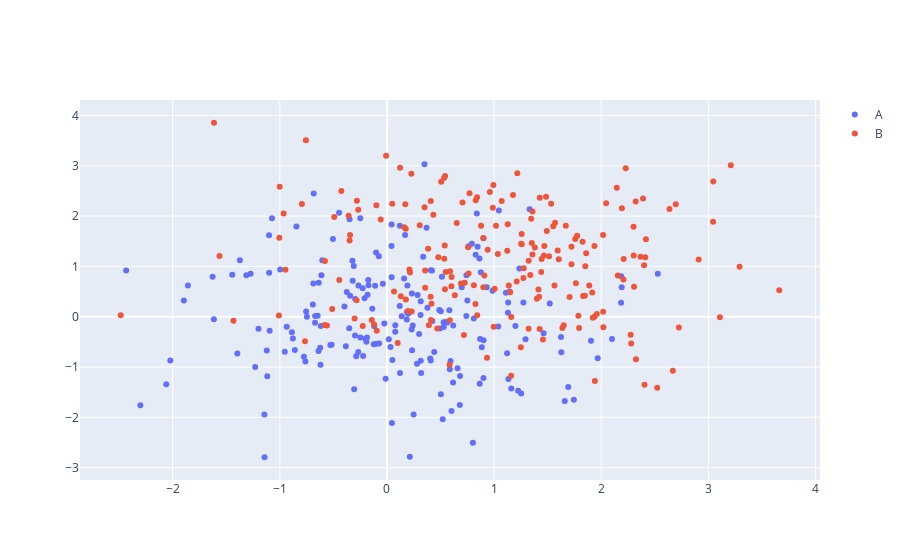

The notebook cell this image was saved under:
### Markdown cell above
### 2.4.2 凡例による要素の選択

### Code cell
np.random.seed(1)
data0 = np.random.randn(200, 200)
data1 = np.random.randn(200, 200) + 1

go.Figure(
    [
        go.Scatter(x=data0[0], y=data0[1], mode="markers", name="A"),
        go.Scatter(x=data1[0], y=data1[1], mode="markers", name="B"),
    ]
).show()

### Figure 1 — Plotly figure (JSON) as saved in the notebook; plotly's stock layout.template omitted (floating-point values rounded to 4 significant figures; data arrays with more than 128 entries replaced by an {"elided": "..."} marker saying what was removed)
{"data": [{"mode": "markers", "name": "A", "type": "scatter", "x": {"elided": "200 float values"}, "y": {"elided": "200 float values"}}, {"mode": "markers", "name": "B", "type": "scatter", "x": {"elided": "200 float values"}, "y": {"elided": "200 float values"}}], "layout": {}}
